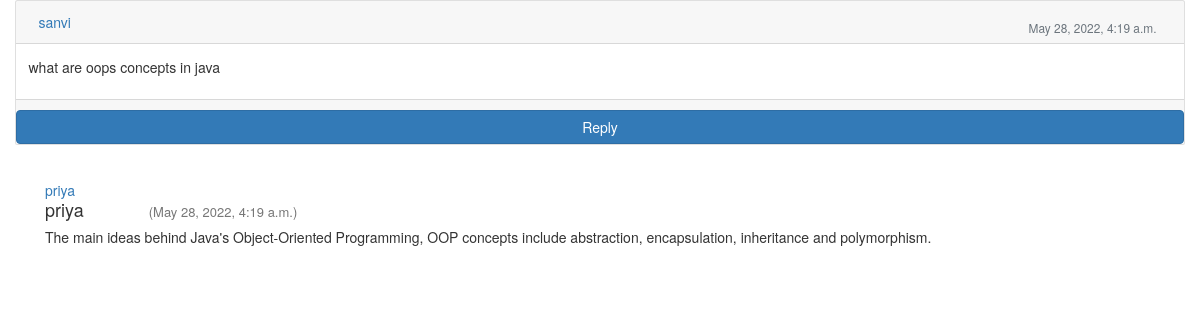
Page /replyforumview/43 (signed in) on the committed database.
### accounts/models.py (models this page shows, shortened)
class Post(models.Model):
    user1 = models.ForeignKey(User, on_delete=models.CASCADE, default=1)
    post_content = models.CharField(max_length=5000)
    post_id = models.AutoField
    timestamp= models.DateTimeField(default=now)

class Replie(models.Model):
    user = models.ForeignKey(User, on_delete=models.CASCADE, default=1)
    reply_content = models.CharField(max_length=5000)
    post = models.ForeignKey(Post, on_delete=models.CASCADE, default='')
    timestamp= models.DateTimeField(default=now)

### accounts/views.py (the view, shortened to what this page needs)
# urls.py: path('replyforumview/<int:myid>' ,views.replyforum,name="replyforumview"),
def replyforum(request,myid):
    if request.user.is_authenticated:
        post = Post.objects.filter(id=myid).first()
        replies = Replie.objects.filter(post=post)
        return render(request, "accounts/replyforum.html", {'post':post, 'replies':replies})
    else:
        return redirect('login')

### accounts/templates/accounts/replyforum.html (shortened to what this page needs)
<!DOCTYPE html>
<html>
<head>
  <link rel="stylesheet" href="https://maxcdn.bootstrapcdn.com/bootstrap/3.4.1/css/bootstrap.min.css">
  <link rel="stylesheet" href="https://cdn.jsdelivr.net/npm/bootstrap@4.6.1/dist/css/bootstrap.min.css">
  <link rel="stylesheet" href="https://maxcdn.bootstrapcdn.com/bootstrap/3.4.1/css/bootstrap.min.css">
  <link rel="stylesheet" href="https://use.fontawesome.com/releases/v5.8.2/css/all.css"
>
</head>
<body>
  <div class="container-fluid mt-10">
    <div class="row">
      <div class="col-md-12">
        <div class="card mb-4">
          <div class="card-header">
            <div class="media flex-wrap w-100 align-items-center">
              <div class="media-body ml-3"> <a href="/replyforumview/{{post.id}}" data-abc="true">{{post.user1}}</a>
              </div>
              <div class="text-muted small ml-3">
                <div class="px-4 pt-3">{{post.timestamp}} </div>
              </div>
            </div>
          </div>
          <div class="card-body">
            <p>{{post.post_content}}</p>
          </div>
          <div class="card-footer d-flex flex-wrap justify-content-between align-items-center px-0 pt-0 pb-3">
          </div>
          <button class="btn btn-primary btn-primary" data-target="#reply" data-toggle="modal"
            role="button">Reply</button>
        </div>
      </div>
    </div>
  </div>
  {% for reply in replies %}
  <br>
  <div class="container">
    <div class="media">
      <div class="media-body">
        <a href="/replyforumview/{{post.id}}" data-abc="true">{{reply.user}}</a>
        <h4 class="mt-0">{{reply.user}} &nbsp; &nbsp; &nbsp; &nbsp; &nbsp; &nbsp; <span><small
              style="font-size: 13px;">({{reply.timestamp}})</small></span></h4>
        <h5>{{reply.reply_content}}</h5>
      </div>
    </div>
  </div>
  {% endfor %}
</body>
</html>

### rows in the picture
Post: user1 "sanvi", timestamp "May 28, 2022, 4:19 a.m.", post_content "what are oops concepts in java"
Replie: user "priya", timestamp "May 28, 2022, 4:19 a.m.", reply_content "The main ideas behind Java's Object-Oriented Programming, OOP concepts include abstraction, encapsulation, inheritance and polymorphism."
